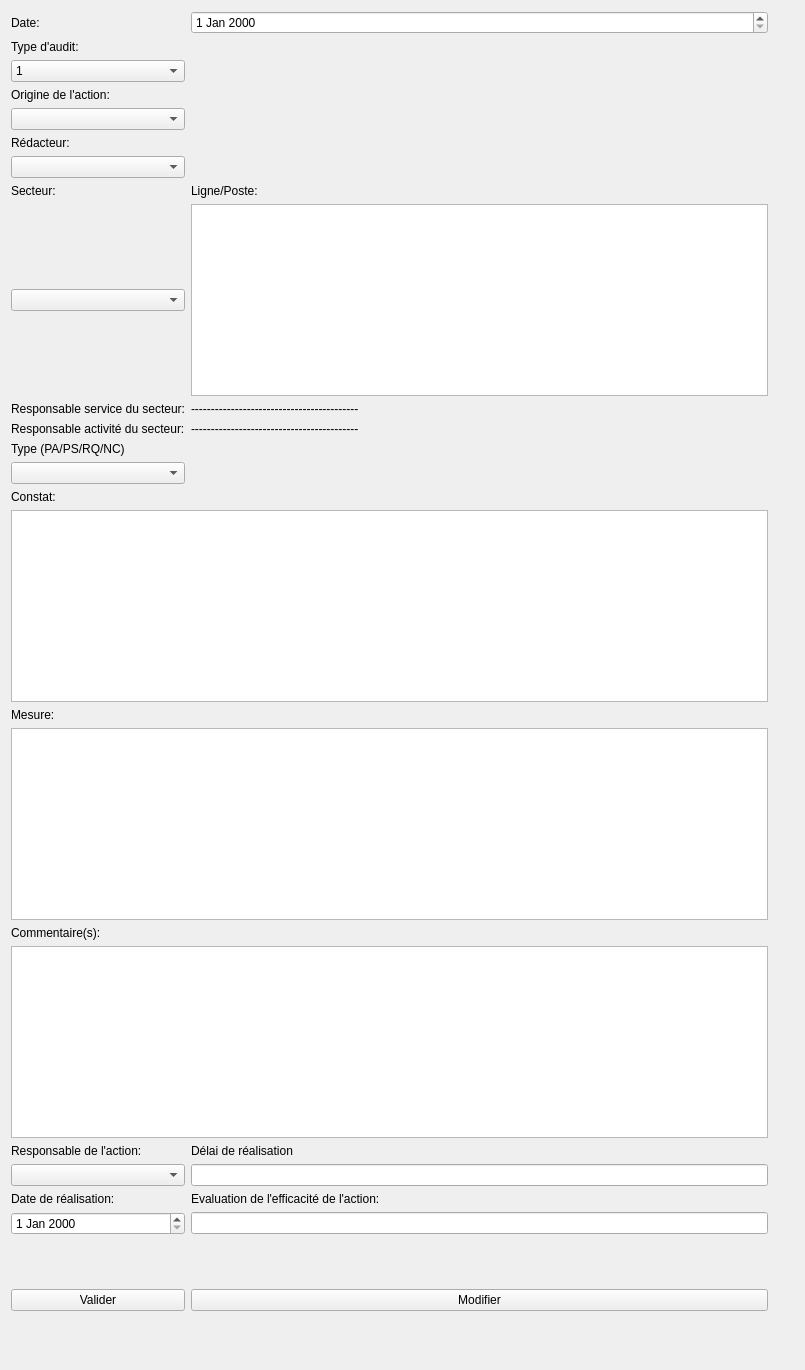
<?xml version="1.0" encoding="UTF-8"?>
<ui version="4.0">
 <class>Widget</class>
 <widget class="QWidget" name="Widget">
  <property name="geometry">
   <rect>
    <x>0</x>
    <y>0</y>
    <width>805</width>
    <height>1370</height>
   </rect>
  </property>
  <property name="maximumSize">
   <size>
    <width>805</width>
    <height>16777215</height>
   </size>
  </property>
  <property name="windowTitle">
   <string>Form</string>
  </property>
  <layout class="QGridLayout" name="gridLayout">
   <item row="12" column="0">
    <widget class="QLabel" name="label_11">
     <property name="text">
      <string>Type (PA/PS/RQ/NC)</string>
     </property>
    </widget>
   </item>
   <item row="27" column="0" rowspan="2">
    <widget class="QPushButton" name="ButtonValide">
     <property name="text">
      <string>Valider</string>
     </property>
    </widget>
   </item>
   <item row="20" column="2">
    <spacer name="verticalSpacer_6">
     <property name="orientation">
      <enum>Qt::Vertical</enum>
     </property>
     <property name="sizeType">
      <enum>QSizePolicy::Fixed</enum>
     </property>
     <property name="sizeHint" stdset="0">
      <size>
       <width>20</width>
       <height>40</height>
      </size>
     </property>
    </spacer>
   </item>
   <item row="1" column="0">
    <widget class="QLabel" name="label_2">
     <property name="text">
      <string>Type d'audit:</string>
     </property>
    </widget>
   </item>
   <item row="0" column="0">
    <widget class="QLabel" name="label">
     <property name="text">
      <string>Date:</string>
     </property>
    </widget>
   </item>
   <item row="15" column="0" colspan="2">
    <widget class="QTextEdit" name="Constat"/>
   </item>
   <item row="24" column="1">
    <widget class="QLabel" name="label_17">
     <property name="text">
      <string>Evaluation de l'efficacité de l'action:</string>
     </property>
    </widget>
   </item>
   <item row="7" column="0">
    <widget class="QLabel" name="label_5">
     <property name="text">
      <string>Secteur:</string>
     </property>
    </widget>
   </item>
   <item row="20" column="0" rowspan="2" colspan="2">
    <widget class="QTextEdit" name="Commentaire"/>
   </item>
   <item row="2" column="0">
    <widget class="QComboBox" name="TypeAudit">
     <property name="currentText">
      <string>1</string>
     </property>
     <item>
      <property name="text">
       <string>1</string>
      </property>
     </item>
     <item>
      <property name="text">
       <string>2</string>
      </property>
     </item>
     <item>
      <property name="text">
       <string>3</string>
      </property>
     </item>
     <item>
      <property name="text">
       <string>4</string>
      </property>
     </item>
     <item>
      <property name="text">
       <string>5</string>
      </property>
     </item>
    </widget>
   </item>
   <item row="14" column="0">
    <widget class="QLabel" name="label_12">
     <property name="text">
      <string>Constat:</string>
     </property>
    </widget>
   </item>
   <item row="6" column="0">
    <widget class="QComboBox" name="Redacteur"/>
   </item>
   <item row="9" column="0">
    <widget class="QComboBox" name="Secteur"/>
   </item>
   <item row="28" column="2">
    <spacer name="verticalSpacer_4">
     <property name="orientation">
      <enum>Qt::Vertical</enum>
     </property>
     <property name="sizeHint" stdset="0">
      <size>
       <width>20</width>
       <height>40</height>
      </size>
     </property>
    </spacer>
   </item>
   <item row="5" column="0">
    <widget class="QLabel" name="label_4">
     <property name="text">
      <string>Rédacteur:</string>
     </property>
    </widget>
   </item>
   <item row="3" column="0">
    <widget class="QLabel" name="label_3">
     <property name="text">
      <string>Origine de l'action:</string>
     </property>
    </widget>
   </item>
   <item row="17" column="2">
    <spacer name="verticalSpacer_3">
     <property name="orientation">
      <enum>Qt::Vertical</enum>
     </property>
     <property name="sizeType">
      <enum>QSizePolicy::Fixed</enum>
     </property>
     <property name="sizeHint" stdset="0">
      <size>
       <width>20</width>
       <height>40</height>
      </size>
     </property>
    </spacer>
   </item>
   <item row="23" column="0">
    <widget class="QComboBox" name="ResponsableAction"/>
   </item>
   <item row="0" column="2">
    <widget class="QLabel" name="ID">
     <property name="text">
      <string/>
     </property>
    </widget>
   </item>
   <item row="9" column="1">
    <widget class="QTextEdit" name="LignePoste">
     <property name="html">
      <string>&lt;!DOCTYPE HTML PUBLIC &quot;-//W3C//DTD HTML 4.0//EN&quot; &quot;http://www.w3.org/TR/REC-html40/strict.dtd&quot;&gt;
&lt;html&gt;&lt;head&gt;&lt;meta name=&quot;qrichtext&quot; content=&quot;1&quot; /&gt;&lt;meta charset=&quot;utf-8&quot; /&gt;&lt;style type=&quot;text/css&quot;&gt;
p, li { white-space: pre-wrap; }
hr { height: 1px; border-width: 0; }
li.unchecked::marker { content: &quot;\2610&quot;; }
li.checked::marker { content: &quot;\2612&quot;; }
&lt;/style&gt;&lt;/head&gt;&lt;body style=&quot; font-family:'Segoe UI'; font-size:9pt; font-weight:400; font-style:normal;&quot;&gt;
&lt;p style=&quot;-qt-paragraph-type:empty; margin-top:0px; margin-bottom:0px; margin-left:0px; margin-right:0px; -qt-block-indent:0; text-indent:0px;&quot;&gt;&lt;br /&gt;&lt;/p&gt;&lt;/body&gt;&lt;/html&gt;</string>
     </property>
    </widget>
   </item>
   <item row="24" column="0">
    <widget class="QLabel" name="label_16">
     <property name="text">
      <string>Date de réalisation:</string>
     </property>
    </widget>
   </item>
   <item row="17" column="0" rowspan="2" colspan="2">
    <widget class="QTextEdit" name="Mesure">
     <property name="markdown">
      <string/>
     </property>
     <property name="html">
      <string>&lt;!DOCTYPE HTML PUBLIC &quot;-//W3C//DTD HTML 4.0//EN&quot; &quot;http://www.w3.org/TR/REC-html40/strict.dtd&quot;&gt;
&lt;html&gt;&lt;head&gt;&lt;meta name=&quot;qrichtext&quot; content=&quot;1&quot; /&gt;&lt;meta charset=&quot;utf-8&quot; /&gt;&lt;style type=&quot;text/css&quot;&gt;
p, li { white-space: pre-wrap; }
hr { height: 1px; border-width: 0; }
li.unchecked::marker { content: &quot;\2610&quot;; }
li.checked::marker { content: &quot;\2612&quot;; }
&lt;/style&gt;&lt;/head&gt;&lt;body style=&quot; font-family:'Segoe UI'; font-size:9pt; font-weight:400; font-style:normal;&quot;&gt;
&lt;p style=&quot;-qt-paragraph-type:empty; margin-top:0px; margin-bottom:0px; margin-left:0px; margin-right:0px; -qt-block-indent:0; text-indent:0px;&quot;&gt;&lt;br /&gt;&lt;/p&gt;&lt;/body&gt;&lt;/html&gt;</string>
     </property>
    </widget>
   </item>
   <item row="4" column="0">
    <widget class="QComboBox" name="OrigineAction"/>
   </item>
   <item row="27" column="2">
    <spacer name="verticalSpacer_2">
     <property name="orientation">
      <enum>Qt::Vertical</enum>
     </property>
     <property name="sizeHint" stdset="0">
      <size>
       <width>20</width>
       <height>40</height>
      </size>
     </property>
    </spacer>
   </item>
   <item row="18" column="2">
    <spacer name="verticalSpacer_5">
     <property name="orientation">
      <enum>Qt::Vertical</enum>
     </property>
     <property name="sizeType">
      <enum>QSizePolicy::Fixed</enum>
     </property>
     <property name="sizeHint" stdset="0">
      <size>
       <width>20</width>
       <height>40</height>
      </size>
     </property>
    </spacer>
   </item>
   <item row="22" column="1">
    <widget class="QLabel" name="label_18">
     <property name="text">
      <string>Délai de réalisation</string>
     </property>
    </widget>
   </item>
   <item row="10" column="0">
    <widget class="QLabel" name="label_7">
     <property name="text">
      <string>Responsable service du secteur:</string>
     </property>
    </widget>
   </item>
   <item row="11" column="1">
    <widget class="QLabel" name="label_10">
     <property name="text">
      <string>------------------------------------------</string>
     </property>
    </widget>
   </item>
   <item row="19" column="0">
    <widget class="QLabel" name="label_14">
     <property name="text">
      <string>Commentaire(s):</string>
     </property>
    </widget>
   </item>
   <item row="25" column="1">
    <widget class="QLineEdit" name="EvaluationEfficacite"/>
   </item>
   <item row="11" column="0">
    <widget class="QLabel" name="label_8">
     <property name="text">
      <string>Responsable activité du secteur:</string>
     </property>
    </widget>
   </item>
   <item row="21" column="2">
    <spacer name="verticalSpacer">
     <property name="orientation">
      <enum>Qt::Vertical</enum>
     </property>
     <property name="sizeType">
      <enum>QSizePolicy::Fixed</enum>
     </property>
     <property name="sizeHint" stdset="0">
      <size>
       <width>20</width>
       <height>40</height>
      </size>
     </property>
    </spacer>
   </item>
   <item row="10" column="1">
    <widget class="QLabel" name="label_9">
     <property name="text">
      <string>------------------------------------------</string>
     </property>
    </widget>
   </item>
   <item row="23" column="1">
    <widget class="QLineEdit" name="DelaieRealisation"/>
   </item>
   <item row="13" column="0">
    <widget class="QComboBox" name="Type"/>
   </item>
   <item row="16" column="0">
    <widget class="QLabel" name="label_13">
     <property name="text">
      <string>Mesure:</string>
     </property>
    </widget>
   </item>
   <item row="7" column="1">
    <widget class="QLabel" name="label_6">
     <property name="text">
      <string>Ligne/Poste:</string>
     </property>
    </widget>
   </item>
   <item row="22" column="0">
    <widget class="QLabel" name="label_15">
     <property name="text">
      <string>Responsable de l'action:</string>
     </property>
    </widget>
   </item>
   <item row="27" column="1" rowspan="2">
    <widget class="QPushButton" name="BouttonModifier">
     <property name="styleSheet">
      <string notr="true"/>
     </property>
     <property name="text">
      <string>Modifier</string>
     </property>
    </widget>
   </item>
   <item row="0" column="1">
    <widget class="QDateEdit" name="Date"/>
   </item>
   <item row="25" column="0">
    <widget class="QDateEdit" name="DateRealisation"/>
   </item>
  </layout>
 </widget>
 <resources/>
 <connections/>
</ui>
